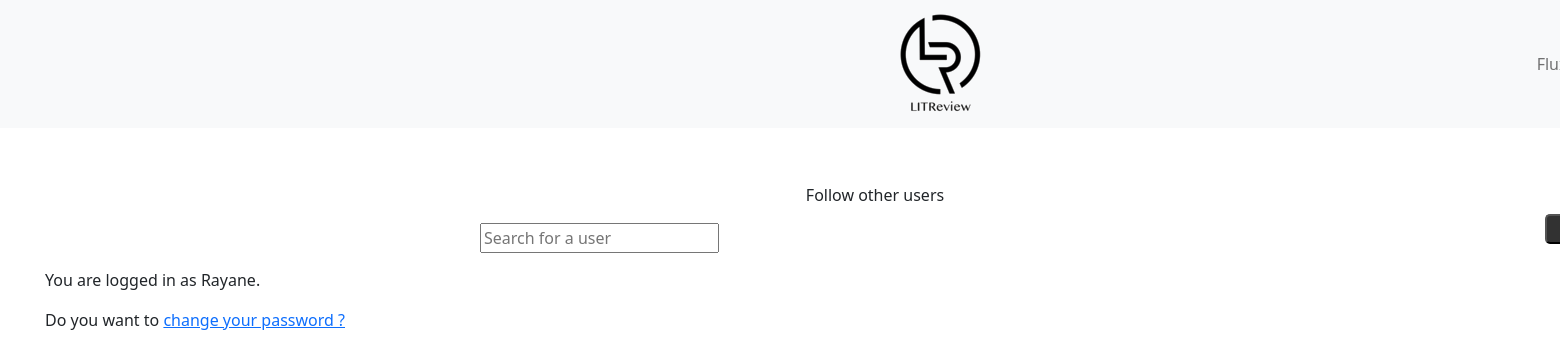
The page /subscriptions/ (signed in) on the database as committed earlier.
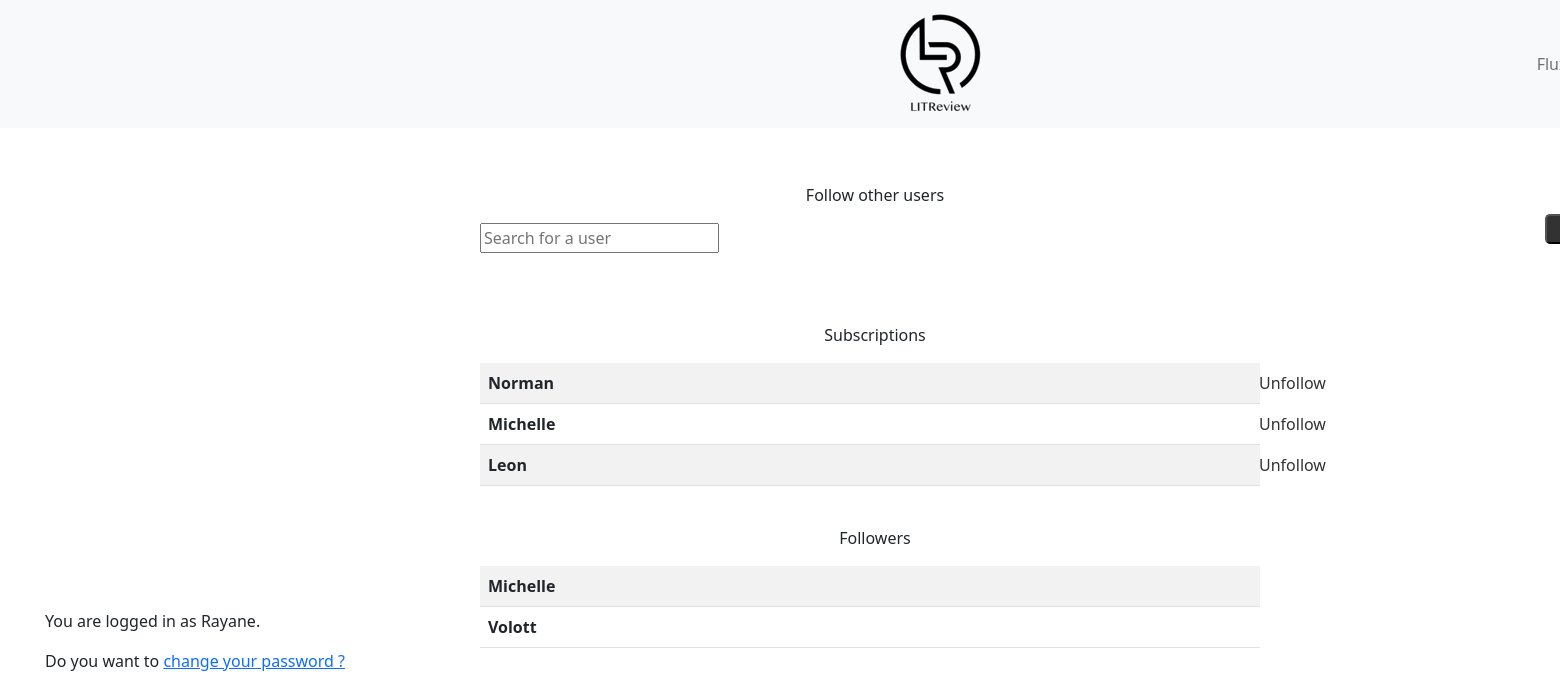
The same page on the database as committed later.
### authentication/models.py (models this page shows)
class User(AbstractUser):
    SUBSCRIBER = "SUBSCRIBER"
    ROLE_CHOICES = ((SUBSCRIBER, "SUBSCRIBER"),)
    profile_photo = models.ImageField(verbose_name="profile picture")
    role = models.CharField(
        max_length=50, choices=ROLE_CHOICES, verbose_name="Role", null=True
    )
    def __str__(self):
        return self.username

### follow/models.py (models this page shows)
class UserFollows(models.Model):
    user = models.ForeignKey(
        to=settings.AUTH_USER_MODEL, on_delete=models.CASCADE, related_name="following"
    )
    followed_user = models.ForeignKey(
        to=settings.AUTH_USER_MODEL,
        on_delete=models.CASCADE,
        related_name="followed_by",
    )
    class Meta:
        unique_together = (
            "user",
            "followed_user",
        )

### follow/views.py (the view)
# urls.py: path("subscriptions/", follow.views.subscriptions, name="subscriptions"),
@login_required
def subscriptions(request):
    follows = models.UserFollows.objects.filter(user=request.user)
    followers = models.UserFollows.objects.filter(
        followed_user__username__contains=request.user.username
    )
    return render(
        request,
        "follow/subscriptions.html",
        context={"follows": follows, "followers": followers},
    )

### follow/templates/follow/subscriptions.html (shortened to what this page needs)
{% extends 'base.html' %}
{% block content %}
    {% load static %}
    <link rel="stylesheet" href="{% static 'follow/styles.css' %}" />
    <link rel="stylesheet" href="https://unpkg.com/@trevoreyre/autocomplete-js/dist/style.css" />
    <form method="post" action="{% url 'follower' %}">
        <div class="mb-3">
            <p class="subscriptions_management">Follow other users</p>
        <div id="autocomplete" class="autocomplete">
        <input class="autocomplete-input" placeholder="Search for a user" name="username"/>
        </div>
        </div>
        <button id="search_button" type="submit">Send</button>
    </form><br>
    {% if follows %}
        <div class="mb-3">
                <p class="subscriptions_management">Subscriptions</p>
                <table class="table table-striped">
                      <tbody>
                      {% for follow in follows %}
                        <tr>
                          <th scope="row">{{ follow.followed_user.username }}</th>
                          <td>
                              <form method="get">
                                <a class="unfollow_link" href="{% url 'unfollow_user' follow.followed_user.id %}">Unfollow</a>
                              </form>
                          </td>
                        </tr>
                      {% endfor %}
                      </tbody>
                    </table>
            </div><br>
    {% endif %}
    {% if followers %}
        <div class="mb-3">
            <p class="subscriptions_management">Followers</p>
            <table class="table table-striped">
              <tbody>
              {% for follower in followers %}
                <tr>
                  <th scope="row">{{ follower.user.username }}</th>
                </tr>
              {% endfor %}
              </tbody>
            </table>
        </div>
    {% endif %}
{% endblock content %}

### templates/base.html (shortened to what this page needs)
<!DOCTYPE html>
{% load static %}
<html lang="en">
<head>
    <link rel="stylesheet" href="{% static 'base.css' %}" />
     <link href="https://cdn.jsdelivr.net/npm/bootstrap@5.2.0-beta1/dist/css/bootstrap.min.css" rel="stylesheet"
>
</head>
<body>
    <header>
        <nav class="navbar navbar-expand-lg bg-light">
            <p id="litreview_logo"><img src="{% static 'LitReview_logo.PNG' %}" alt="LitReview logo"/></p>
                  <div class="container-fluid">
                    <div class="collapse navbar-collapse" id="navbarNav">
                        {% if user.is_authenticated %}
                          <ul class="navbar-nav">
                            <li class="nav-item">
                                {% if request.path == '/home/' %}
                                  <a class="nav-link active" aria-current="page" href="{% url 'home' %}">Flux</a>
                                {% else %}
                                    <a class="nav-link" href="{% url 'home' %}">Flux</a>
                                {% endif %}
                            </li>
                          </ul>
                        {% endif %}
                    </div>
                  </div>
            </nav>
    </header>
    {% block content %}{% endblock content %}
    {% if user.is_authenticated %}
        <p id="welcome_message">You are logged in as {{ request.user }}.</p>
        <p id="password_change_suggestion">Do you want to
            <a href="{% url 'password_change' %}">change your password ?</a></p>
    {% endif %}
</body>
</html>

### static/base.css (style rules this page uses)
#litreview_logo { position: relative; width: 150px; margin: auto; left: 880px; }
.navbar-nav { position: relative; left: 1380px; }
#welcome_message, #password_change_suggestion { position: relative; left: 45px; }

### follow/static/follow/styles.css (style rules this page uses)
#search_button { position: relative; background-color: rgb(50, 50, 50); color: rgb(200, 200, 200); border-radius: 5px; text-align: center; height: 30px; width: 150px; left: 1545px; }
.mb-3 { position: relative; width: 50%; left: 480px; top: 55px; }
.subscriptions_management { position: relative; left: 5px; text-align: center; }
.unfollow_link { position: relative; color: rgb(50, 50, 50); border-radius: 5px; text-align: center; text-decoration: none; left: 380px; top: 0px; }

Rows that differ between the two databases and show on the page:
added UserFollows: followed_user.username "Norman"
added UserFollows: followed_user.username "Michelle"
added UserFollows: followed_user.username "Leon"
added UserFollows: user.username "Michelle"
added UserFollows: user.username "Volott"
Other text that changed with them:
text now shown: "Subscriptions Followers"
